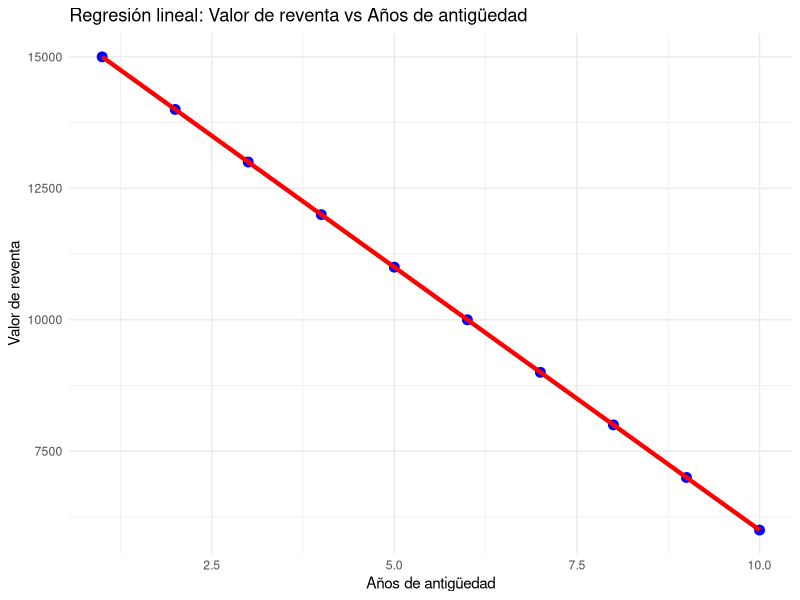

This figure's R source:
# Instalar las librerías necesarias (si aún no están instaladas)
# install.packages("ggplot2")

# Cargar librerías
library(ggplot2)

# Definir los datos
X <- c(1, 2, 3, 4, 5, 6, 7, 8, 9, 10)  # Años de antigüedad
Y <- c(15000, 14000, 13000, 12000, 11000, 10000, 9000, 8000, 7000, 6000)  # Valor de reventa

# Ajustar el modelo de regresión lineal
modelo <- lm(Y ~ X)

# Obtener las predicciones del modelo
Y_pred <- predict(modelo)

# Calcular el R^2
r2 <- summary(modelo)$r.squared
cat(sprintf("Coeficiente de correlación (R^2): %.2f\n", r2))

# Crear gráfico
data <- data.frame(X, Y, Y_pred)  # Crear un data.frame para facilitar el gráfico
ggplot(data, aes(x = X, y = Y)) +
  geom_point(color = "blue", size = 3) +  # Puntos de datos reales
  geom_line(aes(x = X, y = Y_pred), color = "red", size = 1.5, linetype = "solid") +  # Línea de regresión
  labs(
    title = "Regresión lineal: Valor de reventa vs Años de antigüedad",
    x = "Años de antigüedad",
    y = "Valor de reventa"
  ) +
  theme_minimal() +
  theme(legend.position = "none")  
